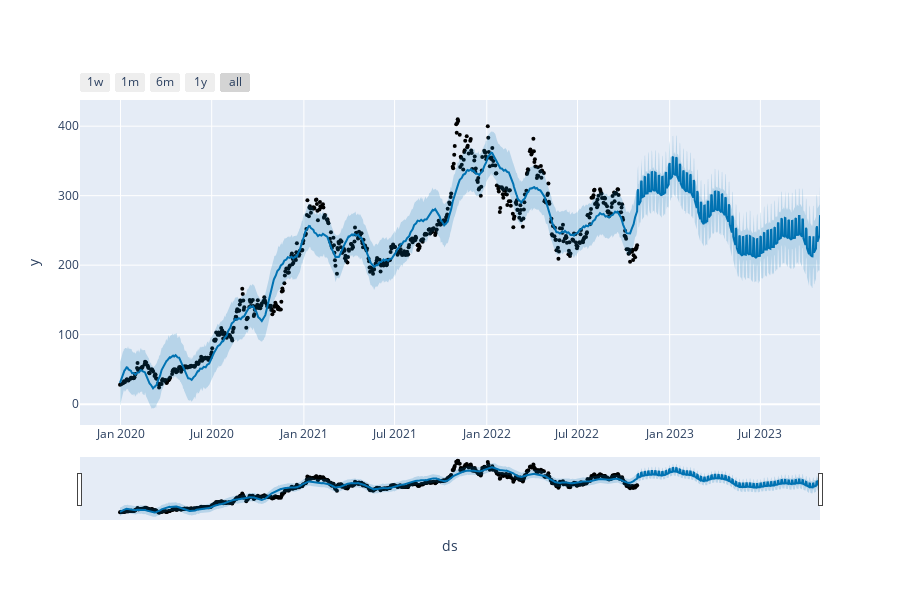

Notebook cell for this chart:
### Code cell
from prophet.plot import plot_plotly , plot_components_plotly
plot_plotly(m , forecast)

### Figure 1 — Plotly figure (JSON) as saved in the notebook; plotly's stock layout.template omitted (floating-point values rounded to 4 significant figures; data arrays with more than 128 entries replaced by an {"elided": "..."} marker saying what was removed)
{"data": [{"marker": {"color": "black", "size": 4}, "mode": "markers", "name": "Actual", "type": "scatter", "x": {"elided": "714 str values"}, "y": {"elided": "714 float values"}}, {"hoverinfo": "skip", "line": {"width": 0}, "mode": "lines", "type": "scatter", "x": {"elided": "1079 str values"}, "y": {"elided": "1079 float values"}}, {"fill": "tonexty", "fillcolor": "rgba(0, 114, 178, 0.2)", "line": {"color": "#0072B2", "width": 2}, "mode": "lines", "name": "Predicted", "type": "scatter", "x": {"elided": "1079 str values"}, "y": {"elided": "1079 float values"}}, {"fill": "tonexty", "fillcolor": "rgba(0, 114, 178, 0.2)", "hoverinfo": "skip", "line": {"width": 0}, "mode": "lines", "type": "scatter", "x": {"elided": "1079 str values"}, "y": {"elided": "1079 float values"}}], "layout": {"height": 600, "showlegend": false, "width": 900, "xaxis": {"rangeselector": {"buttons": [{"count": 7, "label": "1w", "step": "day", "stepmode": "backward"}, {"count": 1, "label": "1m", "step": "month", "stepmode": "backward"}, {"count": 6, "label": "6m", "step": "month", "stepmode": "backward"}, {"count": 1, "label": "1y", "step": "year", "stepmode": "backward"}, {"step": "all"}]}, "rangeslider": {"visible": true}, "title": {"text": "ds"}, "type": "date"}, "yaxis": {"title": {"text": "y"}}}}
